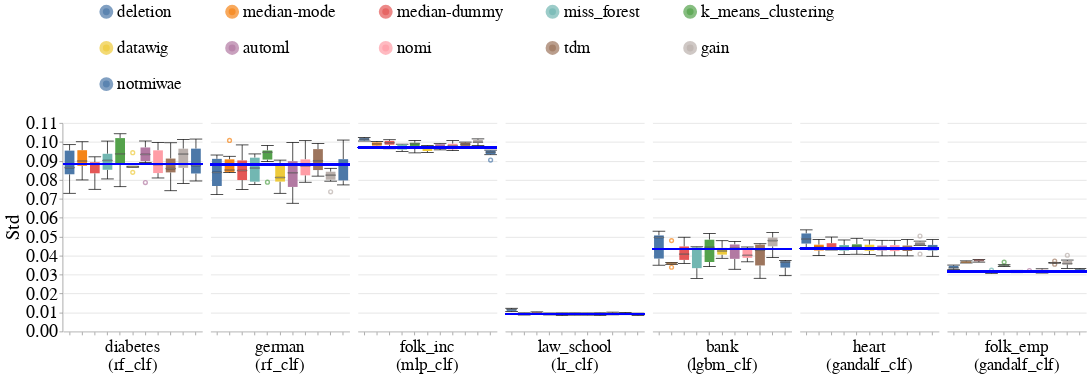

Notebook source saved alongside this figure:
### Code cell
create_box_plots_for_diff_imputers_and_datasets(train_injection_scenario='mixed_exp',
                                                test_injection_scenario='MCAR1 & MAR1 & MNAR1',
                                                metric_name='std',
                                                db_client=db_client)

### Figure 1 — Vega-Lite specification as saved in the notebook (floating-point values rounded to 4 significant figures; data arrays with more than 128 entries replaced by an {"elided": "..."} marker saying what was removed)
{"config": {"view": {"continuousWidth": 400, "continuousHeight": 300, "stroke": null}, "axis": {"labelFontSize": 26, "labelFontWeight": "normal", "titleFontSize": 28, "titleFontWeight": "normal"}, "facet": {"spacing": 10}, "header": {"labelFontSize": 24, "labelOrient": "bottom", "labelPadding": 5, "titleFontSize": 28}, "legend": {"columns": 5, "direction": "horizontal", "labelFontSize": 24, "labelLimit": 400, "orient": "top", "symbolOffset": 50, "symbolStrokeWidth": 10, "titleAnchor": "middle", "titleFontSize": 26, "titleLimit": 300}, "title": {"fontSize": 28}}, "data": {"name": "data-6bded6de6eadbe3a1e362b9ebef53cec"}, "facet": {"column": {"field": "Dataset_Name_With_Model_Name", "sort": {"field": "Dataset_Sequence_Number", "order": "ascending"}, "title": null, "type": "nominal"}}, "spec": {"layer": [{"mark": {"type": "boxplot", "median": {"stroke": "black", "strokeWidth": 0.7}, "ticks": true}, "encoding": {"color": {"field": "Null_Imputer_Name", "sort": ["deletion", "median-mode", "median-dummy", "miss_forest", "k_means_clustering", "datawig", "automl", "nomi", "tdm", "gain", "notmiwae"], "title": null, "type": "nominal"}, "x": {"axis": {"labels": false}, "field": "Null_Imputer_Name", "sort": ["deletion", "median-mode", "median-dummy", "miss_forest", "k_means_clustering", "datawig", "automl", "nomi", "tdm", "gain", "notmiwae"], "title": null, "type": "nominal"}, "y": {"field": "Metric_Value", "scale": {"zero": false}, "title": "Std", "type": "quantitative"}}}, {"mark": "rule", "encoding": {"color": {"value": "blue"}, "size": {"value": 2}, "y": {"field": "Baseline_Median", "type": "quantitative"}}}], "height": 300, "width": 200}, "resolve": {"scale": {"y": "shared"}}, "$schema": "https://vega.github.io/schema/vega-lite/v4.17.0.json", "datasets": {"data-6bded6de6eadbe3a1e362b9ebef53cec": {"elided": "461 records"}}}
